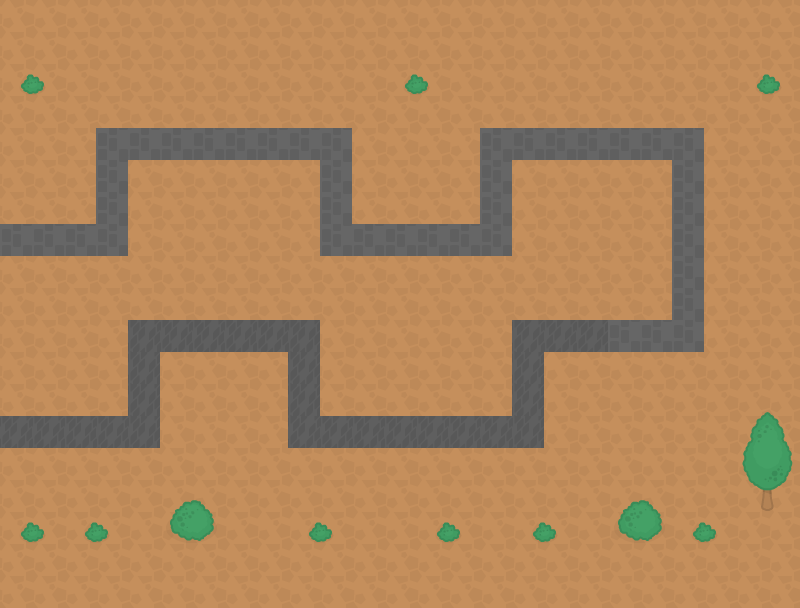

The image is a tile-based game level rendered from a .tmx file. Its description and source (layers, tilesets, objects; grid data summarised) follow:
An orthogonal 25x19 tile map with 32x32 px tiles, 2 tile layers (Tile Layer 1, Tile Layer 2).

<map version="1.0" orientation="orthogonal" renderorder="right-down" width="25" height="19" tilewidth="32" tileheight="32">
 <tileset firstgid="1" name="tiles" tilewidth="32" tileheight="32">
  <image source="RPGpack_sheet.png" width="1280" height="832" />
 </tileset>
 <layer name="Tile Layer 1" width="25" height="19">
  <data>[475 cells, 475 non-empty, 1 distinct tile ids]</data>
 </layer>
 <layer name="Tile Layer 2" width="25" height="19">
  <data>[475 cells, 103 non-empty, 18 distinct tile ids]</data>
 </layer>
</map>
